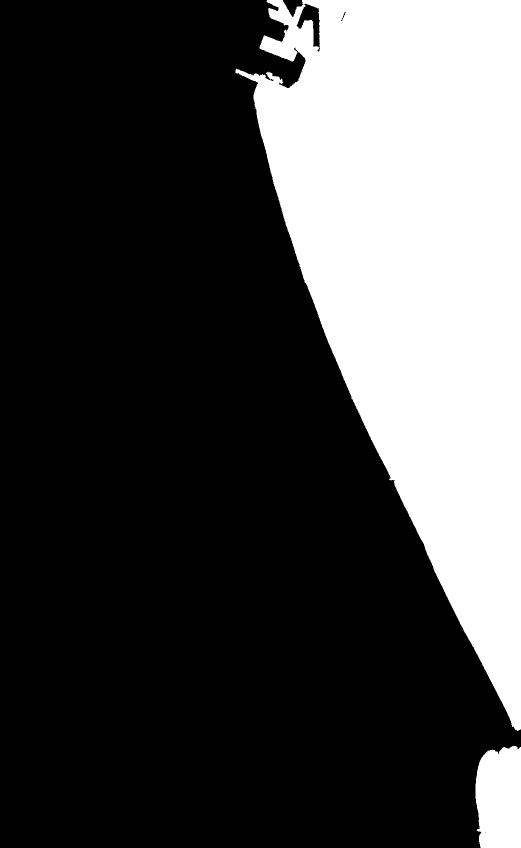
#> input picture data/context/albufera_sea_20m.tif, 1042 x 1696 px, given in place of hero-day.png, which was not available (shown at 1/2 size)
$ python make_hero.py ../../data/context
#> lines starting #> are read from the running program, lines starting #| are printed output that depends on the picture; after the words box and inside, x2 and y2 are one past the last pixel; in counts of white or black regions, pixels touching at a corner belong together
"""Turn the generated hero masters into web files, each with a visible SI watermark baked in.

    python -I scripts/make_hero.py <folder with hero-day.png and hero-dusk.png>

Space Apps 2026 asks for a visible watermark on every SI-generated image, so the mark is part of the file itself and
survives any reuse (slides, the demo video). Writes public/img/hero-{day,dusk}.webp (16:9, desktop) and
public/img/hero-{day,dusk}-tall.webp (9:16 cut around the barraca, phones). The masters stay outside the repo.
"""
import os, sys
from PIL import Image, ImageDraw, ImageFont

FONT = "C:/Windows/Fonts/seguisb.ttf"
LABEL = "SI-generated image"
# 9:16 window on the 2752 x 1536 master, centred on the barraca
TALL_X0 = 150


def watermark(im, font_px, inset):
    """Bottom centre: the page shows these with object-fit cover anchored at the bottom, so the sides and the top
    may be trimmed on some screens but the bottom centre is always in view."""
    im = im.convert("RGBA")
    layer = Image.new("RGBA", im.size, (0, 0, 0, 0))
    d = ImageDraw.Draw(layer)
    font = ImageFont.truetype(FONT, font_px)
    x0, y0, x1, y1 = d.textbbox((0, 0), LABEL, font=font)
    pad_x, pad_y = round(font_px * 0.7), round(font_px * 0.38)
    w, h = (x1 - x0) + 2 * pad_x, (y1 - y0) + 2 * pad_y
    left, top = (im.width - w) // 2, im.height - inset - h
    d.rounded_rectangle((left, top, left + w, top + h), radius=h // 2, fill=(14, 12, 36, 120), outline=(255, 255, 255, 70), width=max(1, font_px // 14))
    d.text((left + pad_x - x0, top + pad_y - y0), LABEL, font=font, fill=(255, 255, 255, 240))
    return Image.alpha_composite(im, layer).convert("RGB")


def main():
    src = sys.argv[1]
    out = os.path.join("public", "img")
    os.makedirs(out, exist_ok=True)
    for name in ("day", "dusk"):
        master = Image.open(os.path.join(src, f"hero-{name}.png")).convert("RGB")
#> master: PIL image 1042x1696 RGB; values 0 (black) and 1 (white), 28.1% white; 2 white regions, box (x1, y1, x2, y2) and area: (471, 0, 1042, 1462) 480215, (951, 1492, 1042, 1696) 16878
        wide = master.resize((2560, round(2560 * master.height / master.width)), Image.LANCZOS)
#> wide: PIL image 2560x4167 RGB; values 0 (black) and 1 (white), 28.1% white; 2 white regions, box (x1, y1, x2, y2) and area: (1157, 0, 2560, 3592) 2898739, (2336, 3666, 2560, 4167) 101875
        watermark(wide, 26, round(wide.width * 0.035)).save(os.path.join(out, f"hero-{name}-v2.webp"), "WEBP", quality=84, method=6)
#> in watermark, `layer = Image.new("RGBA", im.size, (0, 0, 0, 0))`: layer: PIL image 2560x4167 RGBA; every value is 0
#> in watermark, `x0, y0, x1, y1 = d.textbbox((0, 0), LABEL, font=font)`: x0 = 0; y0 = 5; x1 = 257; y1 = 30
#> in watermark, `w, h = (x1 - x0) + 2 * pad_x, (y1 - y0) + 2 * pad_y`: w = 293; h = 45
#> in watermark, `left, top = (im.width - w) // 2, im.height - inset - h`: left = 1133; top = 4032
#> in watermark, `return Image.alpha_composite(im, layer).convert("RGB")`:
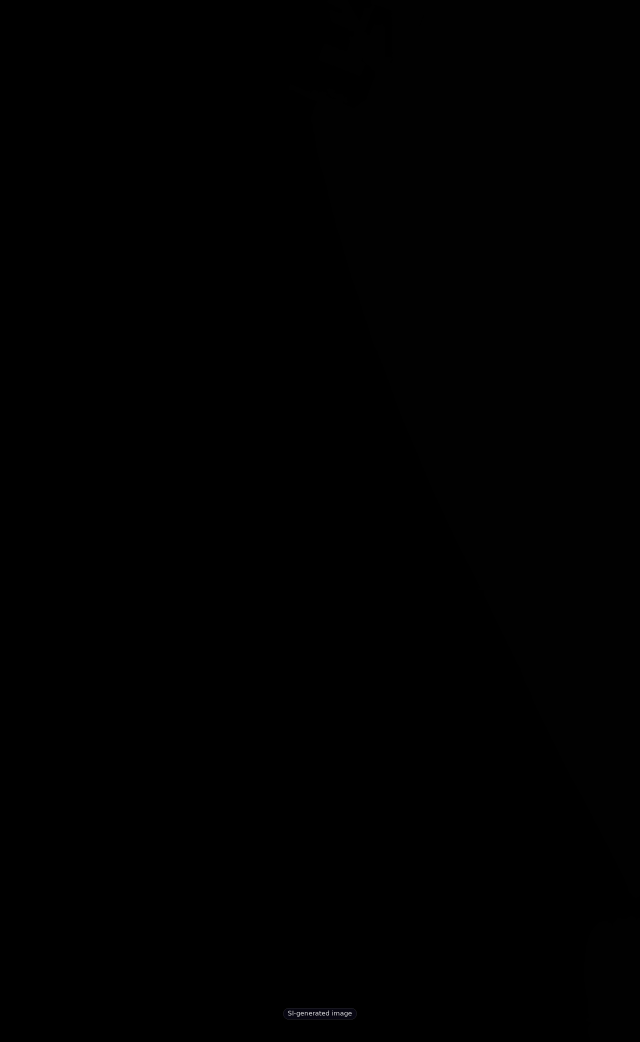
#> returned value: PIL image 2560x4167 RGB (shown at 1/4 size); mean R, G, B 0.3, 0.3, 0.3
        h = master.height
#> h = 1696
        w = round(h * 9 / 16)
#> w = 954
        tall = master.crop((TALL_X0, 0, TALL_X0 + w, h))
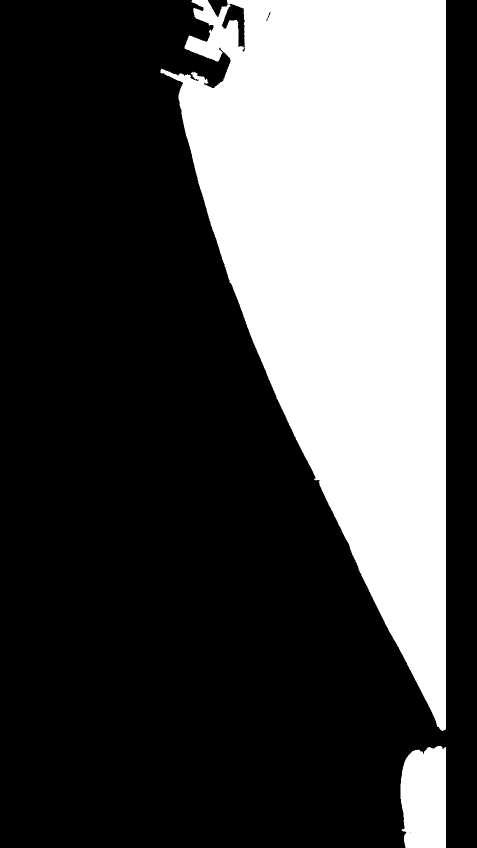
#> tall: PIL image 954x1696 RGB (shown at 1/2 size); values 0 (black) and 1 (white), 30.7% white; 2 white regions, box (x1, y1, x2, y2) and area: (321, 0, 892, 1462) 480215, (801, 1492, 892, 1696) 16878
        watermark(tall, 30, round(tall.width * 0.06)).save(os.path.join(out, f"hero-{name}-tall-v2.webp"), "WEBP", quality=84, method=6)
#> call 2 of watermark, with font_px = 30, inset = 57
#> in watermark (call 2), `layer = Image.new("RGBA", im.size, (0, 0, 0, 0))`: layer: PIL image 954x1696 RGBA; every value is 0
#> in watermark (call 2), `x0, y0, x1, y1 = d.textbbox((0, 0), LABEL, font=font)`: x1 = 297; y1 = 34
#> in watermark (call 2), `w, h = (x1 - x0) + 2 * pad_x, (y1 - y0) + 2 * pad_y`: w = 339; h = 51
#> in watermark (call 2), `left, top = (im.width - w) // 2, im.height - inset - h`: left = 307; top = 1588
#> in watermark (call 2), `return Image.alpha_composite(im, layer).convert("RGB")`:
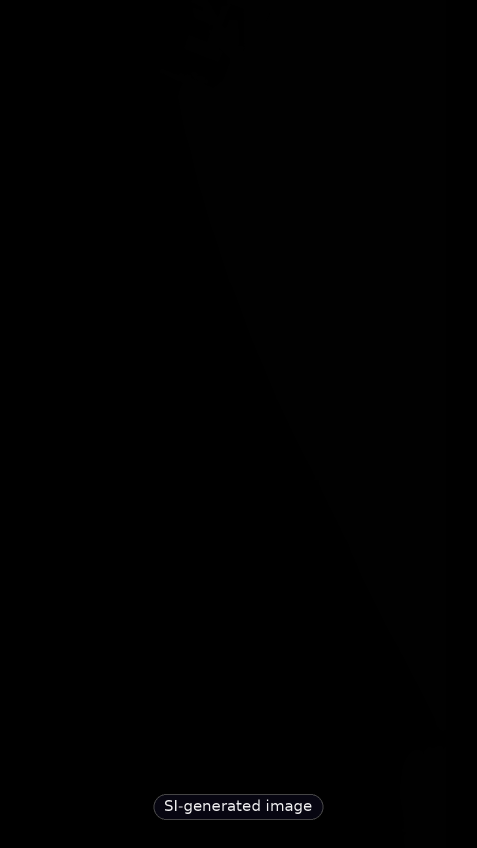
#> returned value: PIL image 954x1696 RGB (shown at 1/2 size); mean R, G, B 0.7, 0.7, 0.8
        print(name, wide.size, tall.size)
#| day (2560, 4167) (954, 1696)
#> pass 2 of the loop in main, `for name in ("day", "dusk"):`:
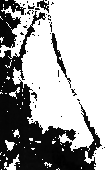
#> input picture data/context/albufera_sme2_2026-06-18_200m.tif, 105 x 170 px, given in place of hero-dusk.png, which was not available
#> master: PIL image 105x170 RGB; every value is 255
#> wide: PIL image 2560x4145 RGB; every value is 255
#> im: PIL image 2560x4145 RGBA; every value is 255
#> layer: PIL image 2560x4145 RGBA; every value is 0
#> x1 = 257; y1 = 30
#> in watermark (call 3), `w, h = (x1 - x0) + 2 * pad_x, (y1 - y0) + 2 * pad_y`: w = 293; h = 45
#> left = 1133; top = 4010
#> in watermark (call 3), `return Image.alpha_composite(im, layer).convert("RGB")`:
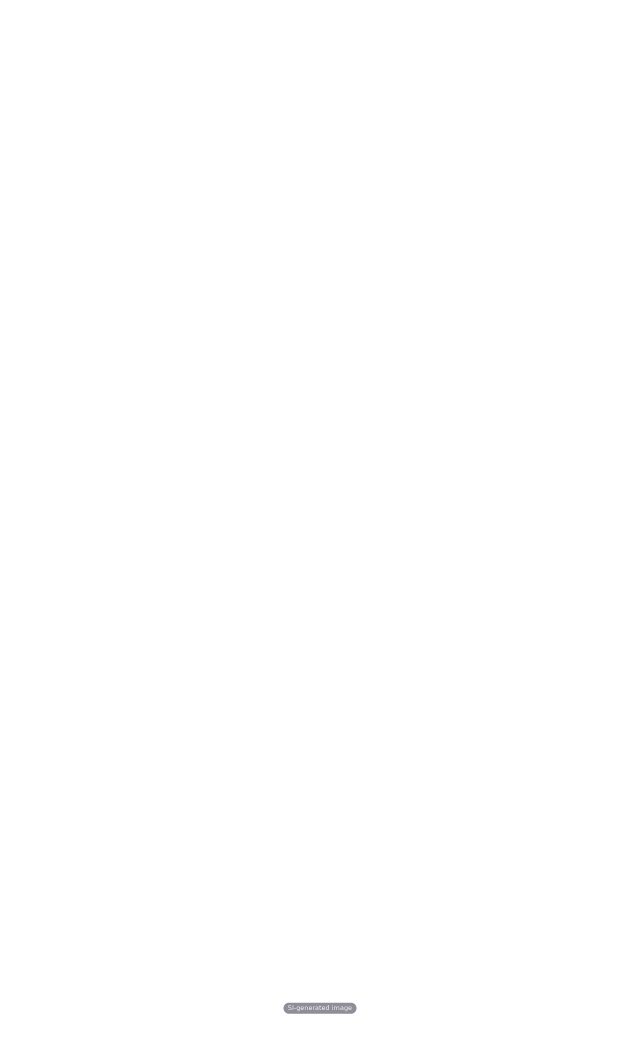
#> returned value: PIL image 2560x4145 RGB (shown at 1/4 size); mean R, G, B 254.9, 254.9, 254.9
#> tall: PIL image 96x170 RGB; every value is 0
#> im: PIL image 96x170 RGBA
#> layer: PIL image 96x170 RGBA; every value is 0
#> x1 = 297; y1 = 34
#> in watermark (call 4), `w, h = (x1 - x0) + 2 * pad_x, (y1 - y0) + 2 * pad_y`: w = 339; h = 51
#> left = -122; top = 113
#> in watermark (call 4), `return Image.alpha_composite(im, layer).convert("RGB")`:
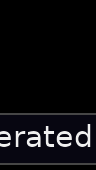
#> returned value: PIL image 96x170 RGB; mean R, G, B 12.8, 12.5, 15.2
#| dusk (2560, 4145) (96, 170)


if __name__ == "__main__":
    main()
